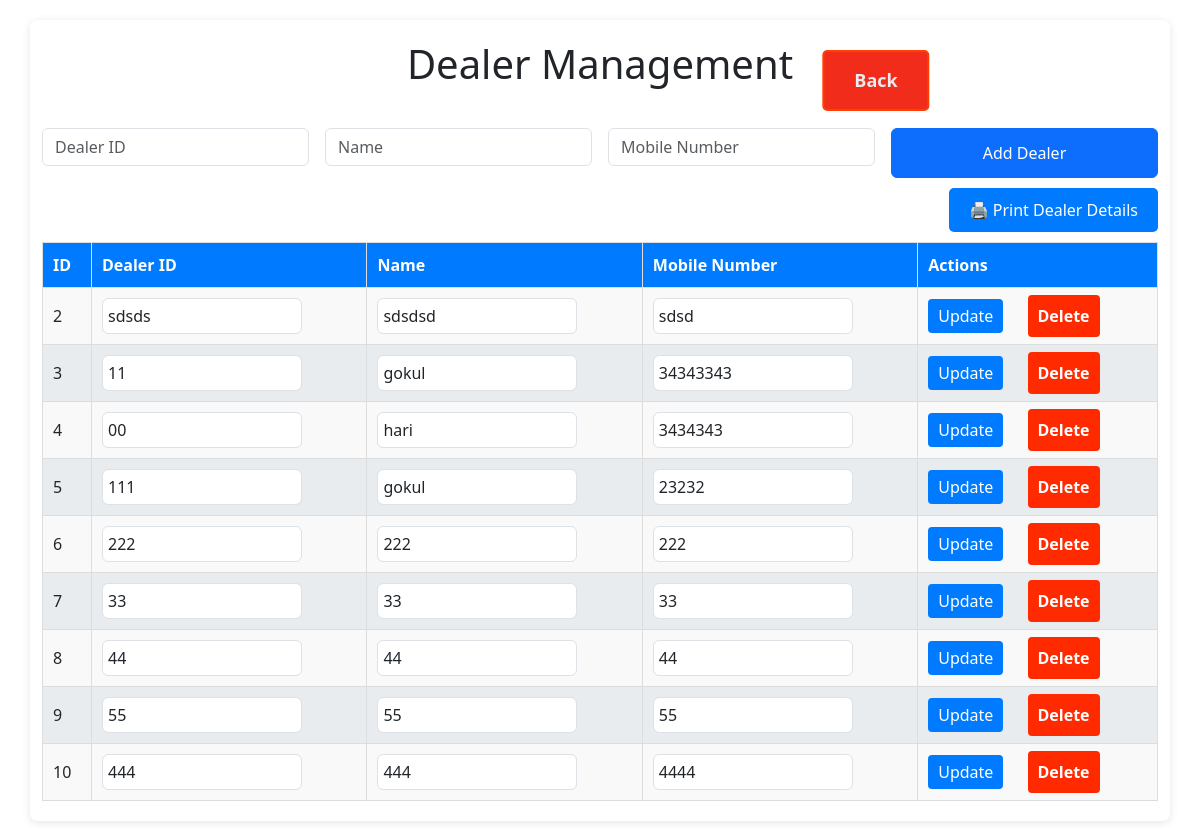
The page /dealer_details on the database its author committed.
### app.py (models this page shows)
class Dealer_details(db.Model):
    id = db.Column(db.Integer, primary_key=True)
    dealer_id = db.Column(db.String(100), nullable=False, unique=True)
    name = db.Column(db.String(100), nullable=False)
    mobile = db.Column(db.String(15), nullable=False)

### app.py (the view)
@app.route('/dealer_details')
def dealer_details():
    dealers = Dealer_details.query.all()
    return render_template('dealer_details.html', dealers=dealers)

### templates/dealer_details.html (shortened to what this page needs)
<!DOCTYPE html>
<html lang="en">
<head>
    <link rel="stylesheet" href="/static/styles.css">
    <link rel="stylesheet" href="https://cdn.jsdelivr.net/npm/bootstrap@5.3.0/dist/css/bootstrap.min.css">
</head>
<body>
    <div class="container history_container dealer_details_data">
        <h1>Dealer Management</h1>
        <a href="/" class="back">Back</a>
        <form action="/add_dealer_details" method="POST" class="row g-3 mt-4" class="dealer_details_form">
            <div class="col-md-3">
                <input type="text" name="dealer_id" placeholder="Dealer ID" class="form-control" required>
            </div>
            <div class="col-md-3">
                <input type="text" name="name" placeholder="Name" class="form-control" required>
            </div>
            <div class="col-md-3">
                <input type="text" name="mobile" placeholder="Mobile Number" class="form-control" required>
            </div>
            <div class="col-md-3">
                <button type="submit" class="btn btn-primary w-100">Add Dealer</button>
            </div>
        </form>
        <div style="text-align: right; margin-bottom: 10px;">
            <button class="print_btn" onclick="window.print()" style="margin-top: 10px;">
                🖨️ Print Dealer Details
            </button>
        </div>
        <table class="history_data">
            <thead>
                <tr>
                    <th>ID</th>
                    <th>Dealer ID</th>
                    <th>Name</th>
                    <th>Mobile Number</th>
                    <th>Actions</th>
                </tr>
            </thead>
            <tbody>
            {% for dealer in dealers %}
                <tr>
                    <form action="/edit_dealer_details/{{ dealer.id }}" method="POST">
                        <td>{{ dealer.id }}</td>
                        <td><input style="width: 200px;" type="text" name="dealer_id" value="{{ dealer.dealer_id }}" class="form-control" required></td>
                        <td><input style="width: 200px;" type="text" name="name" value="{{ dealer.name }}" class="form-control" required></td>
                        <td><input style="width: 200px;" type="text" name="mobile" value="{{ dealer.mobile }}" class="form-control" required></td>
                        <td>
                            <button type="submit" class="edit">Update</button>
                            <a href="/delete_dealer_details/{{ dealer.id }}" class="delete"  onclick="return confirm('Are you sure you want to delete this dealer?');">Delete</a>
                        </td>
                    </form>
                </tr>
            {% endfor %}
            </tbody>
        </table>
    </div>
</body>
</html>

### static/styles.css (style rules this page uses)
body { font-family: Arial, sans-serif; background-color: #f4f4f9; margin: 0; padding: 0; }
.container { max-width: 800px; margin: 20px auto; background: #fff; padding: 20px; border-radius: 8px; box-shadow: 0 2px 10px rgba(0, 0, 0, 0.1); }
.history_container { max-width: 1000px; }
h1, h2 { color: #333; text-align: center; }
.btn { background-color: #03d35a; color: #fff; border: none; padding: 10px; border-radius: 4px; cursor: pointer; font-size: medium; height: 50px; }
table { width: 100%; border-collapse: collapse; margin-top: 10px; }
table th, table td { padding: 10px; border: 1px solid #ddd; text-align: left; }
table th { background-color: #007bff; color: white; }
table tbody tr:nth-child(odd) { background-color: #f9f9f9; }
table tbody tr:nth-child(even) { background-color: #e9ecef; }
a { display: inline-block; padding: 15px 30px; font-size: 18px; font-weight: bold; text-align: center; text-decoration: none; background-color: #007bff; color: white; border-radius: 5px; border: 2px solid #007bff; transition: all 0.3s ease; position: absolute; left: 50%; transform: translateX(-50%); transition: transform 0.2s, background-color 0.2s; }
.back { background-color: #f22c1a; border: 2px solid #ff4000; top: 50px; left: 73%; }
.history_data input { width: 50px; padding: 5px; font-size: 16px; }
.history_data button { background-color: #03d35a; color: white; padding: 5px 10px; border: none; cursor: pointer; border-radius: 4px; }
.history_data .edit { background-color: #007bff; }
.dealer_details_data .delete { padding: 5px 10px; border: none; cursor: pointer; border-radius: 4px; position:relative; display: inline; background-color: #ff2a00; color: white; text-decoration: none; text-align: center; width: 20px; height: 4px; left: 0px; padding: 10px 10px; font-size: 16px; margin-left: 20px; }
.dealer_details_data .back { color: #e9ecef; text-decoration: none; }
.print_btn { all: unset; background-color: #007bff; color: white; cursor: pointer; padding: 10px 20px; text-decoration: none; border-radius: 5px; transition: background-color 0.2s, transform 0.2s; }

### rows shown on the page
Dealer_details: id "2", dealer_id "sdsds", name "sdsdsd", mobile "sdsd"
Dealer_details: id "3", dealer_id "11", name "gokul", mobile "34343343"
Dealer_details: id "4", dealer_id "00", name "hari", mobile "3434343"
Dealer_details: id "5", dealer_id "111", name "gokul", mobile "23232"
Dealer_details: id "6", dealer_id "222", name "222", mobile "222"
Dealer_details: id "7", dealer_id "33", name "33", mobile "33"
Dealer_details: id "8", dealer_id "44", name "44", mobile "44"
Dealer_details: id "9", dealer_id "55", name "55", mobile "55"
Dealer_details: id "10", dealer_id "444", name "444", mobile "4444"
